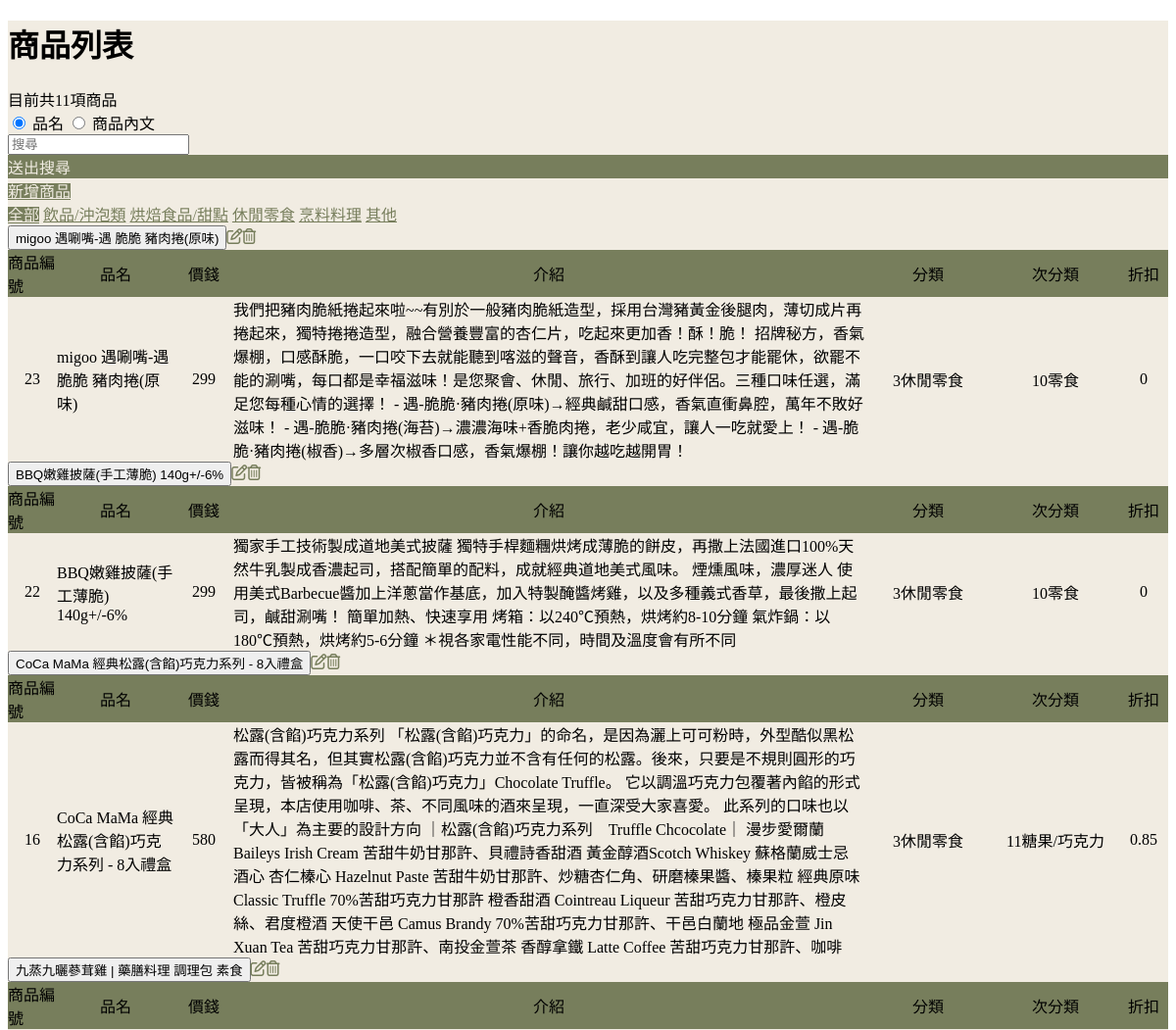
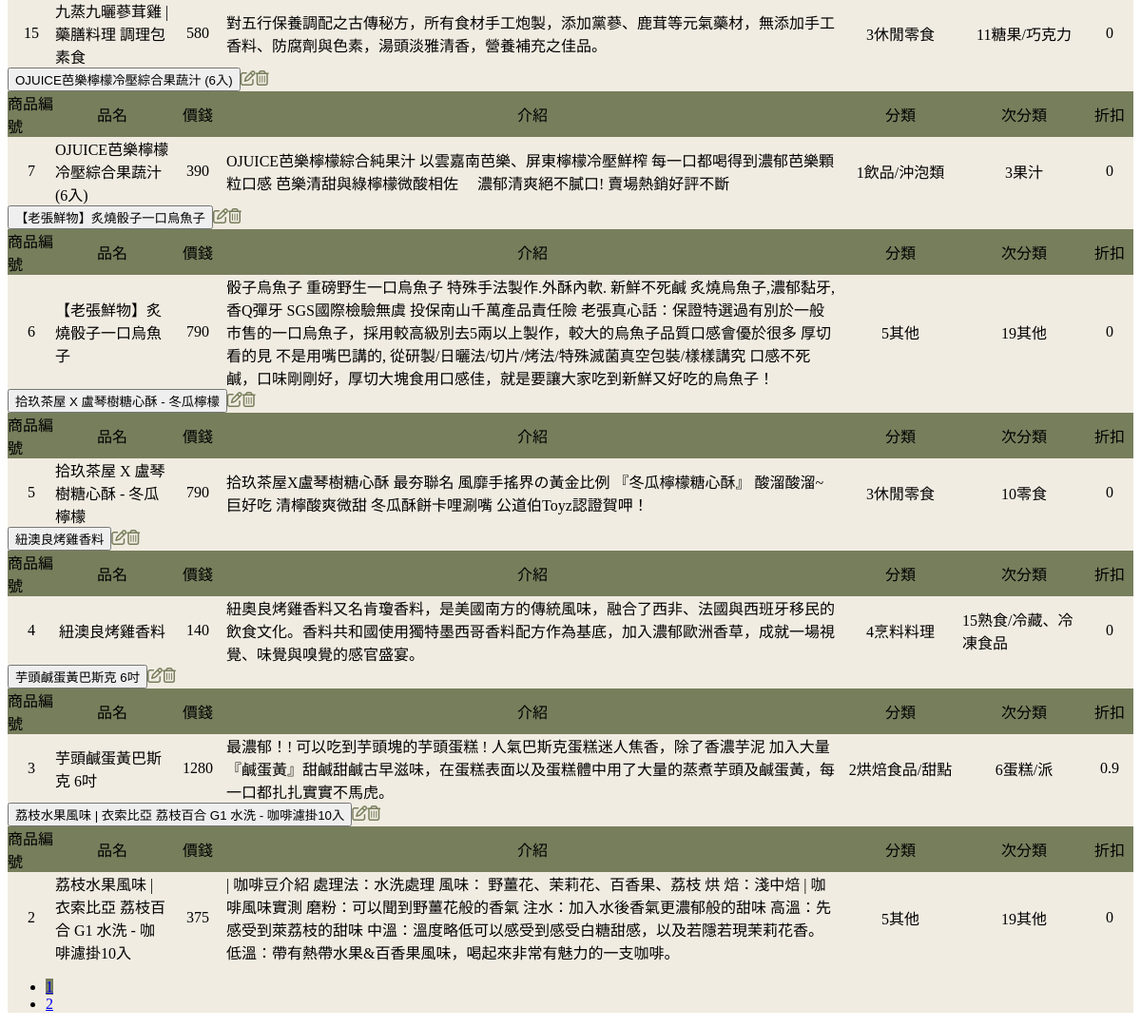
The app's page /Product/product_list.php with its own data (2 pictures, top to bottom).
### tables this page shows
CREATE TABLE `product_type` (
  `product_type_id` int(11) NOT NULL,
  `product_type_name` varchar(300) NOT NULL,
  `isValid` int(11) NOT NULL DEFAULT 1
);

CREATE TABLE `product` (
  `product_id` int(11) NOT NULL,
  `product_name` varchar(300) NOT NULL,
  `price` int(11) NOT NULL,
  `product_description` varchar(10000) NOT NULL,
  `specification` varchar(10000) NOT NULL,
  `product_type_id` int(11) NOT NULL,
  `product_type_list_id` int(11) NOT NULL,
  `discount_rate_id` int(1) DEFAULT NULL,
  `isValid` int(1) NOT NULL DEFAULT 1
);

CREATE TABLE `product_type_list` (
  `product_type_list_id` int(11) NOT NULL,
  `product_type_id` int(11) NOT NULL,
  `product_type_list_name` varchar(300) NOT NULL,
  `isValid` int(1) NOT NULL DEFAULT 1
);

CREATE TABLE `discount_rate` (
  `discount_rate_id` int(11) NOT NULL,
  `discount_rate` float NOT NULL
);

### Product/product_list.php (the view, shortened to what this page needs)
<?php
require_once("../connect.php");
$tid=(isset($_GET["tid"]))?intval($_GET["tid"]):0;
if($tid == 0){
  $typeSQL = "";
}else{
  $typeSQL = "`product`.`product_type_id` = $tid AND";
}
$search = (isset($_GET["search"]))?$_GET["search"]:"";
$searchType = (isset($_GET["qtype"]))?$_GET["qtype"]:"";
if($search == ""){
  $searchSQL = "";
}else{
  $searchSQL = "`$searchType` LIKE '%$search%' AND ";
}
if(!isset($_GET["page"])){
  $page=1;
}else{
  $page =$_GET["page"];
}
$perPage = 10;
$pageStart = ($page - 1) * $perPage;
$sql = "SELECT * FROM `product` JOIN `product_type_list` ON product.product_type_list_id = product_type_list.product_type_list_id JOIN product_type
ON product_type.product_type_id = product_type_list.product_type_id JOIN discount_rate ON discount_rate.discount_rate_id = product.discount_rate_id WHERE $typeSQL $searchSQL product.isValid = 1 ORDER BY product_id DESC LIMIT $pageStart, $perPage ; ";
$sqlAll = "SELECT * FROM `product` WHERE $typeSQL $searchSQL product.isValid = 1";
$sqlType="SELECT * FROM `product_type` WHERE isValid = 1";
try{
  $result =$conn->query($sql);
  $resultAll =$conn->query($sqlAll);
  $resultType =$conn->query($sqlType);
  $msgNum=$result ->num_rows;
  $rows=$result->fetch_all(MYSQLI_ASSOC);
  $rowsAll=$resultAll->fetch_all(MYSQLI_ASSOC);
  $totalAll = count($rowsAll);
  $totalPage = ceil($totalAll/$perPage);
  $rowsType = $resultType->fetch_all(MYSQLI_ASSOC);
}catch(mysqli_sql_exception $exc){
  $errorMsg=$exc->getmessage();
  $msgNum=-1;
}
?>
<!doctype html>
<html lang="en">
  <head>
    <link rel="stylesheet" href="https://cdnjs.cloudflare.com/ajax/libs/font-awesome/6.4.0/css/all.min.css">
  </head>
  <body>
  <div class="wt container border-0">
  <h1 class="fw-bold">商品列表</h1>
  <?php if($msgNum>0): ?>
    <div class=" d-flex">
        <div class="my-2 me-auto ">
          目前共<?=$totalAll?>項商品
        </div>
        <div class="me-1">
          <div class="input-group input-group-sm">
            <div class="input-group-text">
              <input name="searchType" id="searchType1" type="radio" class="form-check-input" value="product_name" checked>
              <label for="searchType1" class="me-2">品名</label>
              <input name="searchType" id="searchType2" type="radio" class="form-check-input" value="product_description">
              <label for="searchType2">商品內文</label>
            </div>
              <input name="search" type="text" class="form-control form-control-sm" placeholder="搜尋">
              <div class="btn gr btn-sm btn-search wtF">送出搜尋</div>
          </div>
        </div>
        <div>
          <a href="../utilities/navbar.php?webpage=product_add.php" <?= ($webpage == "product_add.php") ? "active" : "" ?> class="btn btn-sm gr wtF">新增商品</a>
        </div>
    </div>
    <div class="nav nav-tabs">
        <a class="nav-link <?=($tid==0)?"active":""?> grF" href="../utilities/navbar.php?webpage=product_list.php">全部</a>
        <?php foreach($rowsType as $row): ?>
        <a class="nav-link <?=($tid==$row["product_type_id"])?"active":""?> grF" href="../utilities/navbar.php?webpage=product_list.php&tid=<?=$row["product_type_id"]?>"><?=$row["product_type_name"]?></a>
        <?php endforeach; ?>
    </div>
  <div class="border-0 p-3">
    <?php foreach($rows as $index => $row): ?>
      <div class="df justify-content-between">
        <button class="btn wh m-2 setID But" type="button" data-bs-toggle="collapse" data-bs-target="#collapseExample<?=$row["product_id"]?>" aria-expanded="false" aria-controls="collapseExample" idn="<?=$row["product_id"]?>">
          <?=$row["product_name"]?>
        </button>
        <div class="control ps-2 ">
          <a href="../utilities/navbar.php?webpage=product_updateOO.php&id=<?=$row["product_id"]?>" <?= ($webpage == "product_updeatOO.php") ? "active" : "" ?> class="btn  btn-sm" ><i class="fa-regular fa-pen-to-square grF"></i></a>
          <span class="btn btn-sm btn-del " idn="<?=$row["product_id"]?>"><i class="fa-regular fa-trash-can grF" idn="<?=$row["product_id"]?>"></i></span>
      </div>
        </div>
        <div class="collapse" id="collapseExample<?=$row["product_id"]?>">
          <div class=" my-3 card card-body d-flex">
            <div class="df text-bg-secondary rounded">
                <div class="id px-2 gr">商品編號</div>
                <div class="name px-2 gr">品名</div>
                <div class="price px-2 gr">價錢</div>
                <div class="description px-2 gr">介紹</div>
                <div class="product_type_id px-2 gr">分類</div>
                <div class="product_type_list_id px-2 gr">次分類</div>
                <div class="discount_rate_id px-2 gr">折扣</div>
            </div>
            <div class="df">
              <div class="id px-2"><?=$row["product_id"]?></div>
              <div class="name px-2"><?=$row["product_name"]?></div>
              <div class="price px-2"><?=$row["price"]?></div>
              <div class="description px-2"><?=$row["product_description"]?></div>
              <div class="product_type_id px-2"><?=$row["product_type_id"].$row["product_type_name"]?></div>
              <div class="product_type_list_id px-2"><?=$row["product_type_list_id"].$row["product_type_list_name"]?></div>
              <div class="discount_rate_id px-2"><?=$row["discount_rate"]?></div>
            </div>
          </div>
        </div>
    <?php endforeach; ?>
    <div aria-label="Page navigation example" class=" mt-5 d-flex justify-content-center">
      <ul class="pagination">
      <?php for($i=1;$i<=$totalPage;$i++): ?>
        <li class="page-item">
          <a class="page-link <?=($page==$i)?"active":""?>"
              href="../utilities/navbar.php?webpage=product_list.php&page=<?=$i?><?=($tid>0)?"&tid=$tid":""?><?=($search=="")?"":"&search=$search&qtype=$searchType"?>"><?=$i?></a>
        </li>
      <?php endfor; ?>
      </ul>
    </div>
  </div>
    <?php elseif($msgNum==0): ?>
       目前沒有商品
    <?php else: ?>
        發生錯誤:<?=$errorMsg?>
    <?php endif; ?>
</div>
  </body>
</html>

### Product/product_list.php (style rules this page uses)
.df { display: flex; }
.id { width: 50px; }
.name { width: 120px; }
.price { width: 60px; }
.description { width: calc((100% - 40px - 120px - 40px - 100px - 100px - 40px - 100px)); }
.product_type_id { width: 130px; }
.product_type_list_id { width: 130px; }
.discount_rate_id { width: 50px; }
.control { display:flex; justify-content:center; align-items:center; }
.id,.name,.price,.description,.product_type_id,.product_type_list_id,.discount_rate_id,.control { display:flex; justify-content:center; align-items:center; }
.gr { background-color: #777e5c; }
.grF { color: #777e5c; }
.wt { background-color: #f1ece2; }
.wtF { color: #f1ece2; }
.pagination { --bs-pagination-color: #777e5c; --bs-pagination-hover-color: #777e5c; --bs-pagination-focus-color: #777e5c; }
.active>.page-link, .page-link.active { background-color: #777e5c; border-color: #777e5c; }
.form-check-input:checked { background-color: #777e5c; border-color: #777e5c; }
.But:hover,.nav-tabs .nav-link.active { background-color: #777e5c; color:#f1ece2; }
.nav-tabs { border-color: #777e5c ; }

### records on screen
product_type: product_type_name "飲品/沖泡類"
product_type: product_type_name "烘焙食品/甜點"
product_type: product_type_name "休閒零食"
product_type: product_type_name "烹料料理"
product_type: product_type_name "其他"
product: product_name "migoo 遇唰嘴-遇 脆脆 豬肉捲(原味)", product_id "23", price "299", product_description "我們把豬肉脆紙捲起來啦~~有別於一般豬肉脆紙造型，採用台灣豬黃金後腿肉，薄切成片再捲起來，獨特捲捲造型，融合營養豐富的杏仁片，吃起來更加香！酥！脆！ 招牌秘方，香氣爆棚，口感酥脆，一口咬下去就能聽到喀滋的聲音，香酥到讓人吃完整包才能罷休，欲罷不能的涮嘴，每口都是幸福滋味！是您聚會、休閒、旅行、加班的好伴侶。三種口味任選，滿足您每種心情的選擇！ - 遇-脆脆·豬肉捲(原味)→經典鹹甜口感，香氣直衝鼻腔，萬年不敗好滋味！ - 遇-脆脆·豬肉捲(海苔)→濃濃海味+香脆肉捲，老少咸宜，讓人一吃就愛上！ - 遇-脆脆·豬肉捲(椒香)→多層次椒香口感，香氣爆棚！讓你越吃越開胃！", product_type.product_type_id "3", product_type.product_type_name "休閒零食", product_type_list.product_type_list_id "10", product_type_list.product_type_list_name "零食", discount_rate.discount_rate "0"
product: product_name "BBQ嫩雞披薩(手工薄脆) 140g+/-6%", product_id "22", price "299", product_description "獨家手工技術製成道地美式披薩 獨特手桿麵糰烘烤成薄脆的餅皮，再撒上法國進口100%天然牛乳製成香濃起司，搭配簡單的配料，成就經典道地美式風味。 煙燻風味，濃厚迷人 使用美式Barbecue醬加上洋蔥當作基底，加入特製醃醬烤雞，以及多種義式香草，最後撒上起司，鹹甜涮嘴！ 簡單加熱、快速享用 烤箱：以240℃預熱，烘烤約8-10分鐘 氣炸鍋：以180℃預熱，烘烤約5-6分鐘 ＊視各家電性能不同，時間及溫度會有所不同", product_type.product_type_id "3", product_type.product_type_name "休閒零食", product_type_list.product_type_list_id "10", product_type_list.product_type_list_name "零食", discount_rate.discount_rate "0"
product: product_name "CoCa MaMa 經典松露(含餡)巧克力系列 - 8入禮盒", product_id "16", price "580", product_description "松露(含餡)巧克力系列 「松露(含餡)巧克力」的命名，是因為灑上可可粉時，外型酷似黑松露而得其名，但其實松露(含餡)巧克力並不含有任何的松露。後來，只要是不規則圓形的巧克力，皆被稱為「松露(含餡)巧克力」Chocolate Truffle。 它以調溫巧克力包覆著內餡的形式呈現，本店使用咖啡、茶、不同風味的酒來呈現，一直深受大家喜愛。 此系列的口味也以「大人」為主要的設計方向 ｜松露(含餡)巧克力系列 Truffle Chcocolate｜ 漫步愛爾蘭Baileys Irish Cream 苦甜牛奶甘那許、貝禮詩香甜酒 黃金醇酒Scotch Whiskey 蘇格蘭威士忌酒心 杏仁榛心 Hazelnut Paste 苦甜牛奶甘那許、炒糖杏仁角、研磨榛果醬、榛果粒 經典原味 Classic Truffle 70%苦甜巧克力甘那許 橙香甜酒 Cointreau Liqueur 苦甜巧克力甘那許、橙皮絲、君度橙酒 天使干邑 Camus Brandy 70%苦甜巧克力甘那許、干邑白蘭地 極品金萱 Jin Xuan Tea 苦甜巧克力甘那許、南投金萱茶 香醇拿鐵 Latte Coffee 苦甜巧克力甘那許、咖啡", product_type.product_type_id "3", product_type.product_type_name "休閒零食", product_type_list.product_type_list_id "11", product_type_list.product_type_list_name "糖果/巧克力", discount_rate.discount_rate "0.85"
product: product_name "九蒸九曬蔘茸雞 | 藥膳料理 調理包 素食", product_id "15", price "580", product_description "對五行保養調配之古傳秘方，所有食材手工炮製，添加黨蔘、鹿茸等元氣藥材，無添加手工香料、防腐劑與色素，湯頭淡雅清香，營養補充之佳品。", product_type.product_type_id "3", product_type.product_type_name "休閒零食", product_type_list.product_type_list_id "11", product_type_list.product_type_list_name "糖果/巧克力", discount_rate.discount_rate "0"
product: product_name "OJUICE芭樂檸檬冷壓綜合果蔬汁 (6入)", product_id "7", price "390", product_description "OJUICE芭樂檸檬綜合純果汁 以雲嘉南芭樂、屏東檸檬冷壓鮮榨 每一口都喝得到濃郁芭樂顆粒口感 芭樂清甜與綠檸檬微酸相佐 濃郁清爽絕不膩口! 賣場熱銷好評不斷", product_type.product_type_id "1", product_type.product_type_name "飲品/沖泡類", product_type_list.product_type_list_id "3", product_type_list.product_type_list_name "果汁", discount_rate.discount_rate "0"
product: product_name "【老張鮮物】炙燒骰子一口烏魚子", product_id "6", price "790", product_description "骰子烏魚子 重磅野生一口烏魚子 特殊手法製作.外酥內軟. 新鮮不死鹹 炙燒烏魚子,濃郁黏牙,香Q彈牙 SGS國際檢驗無虞 投保南山千萬產品責任險 老張真心話：保證特選過有別於一般市售的一口烏魚子，採用較高級別去5兩以上製作，較大的烏魚子品質口感會優於很多 厚切看的見 不是用嘴巴講的, 從研製/日曬法/切片/烤法/特殊滅菌真空包裝/樣樣講究 口感不死鹹，口味剛剛好，厚切大塊食用口感佳，就是要讓大家吃到新鮮又好吃的烏魚子！", product_type.product_type_id "5", product_type.product_type_name "其他", product_type_list.product_type_list_id "19", product_type_list.product_type_list_name "其他", discount_rate.discount_rate "0"
product: product_name "拾玖茶屋 X 盧琴樹糖心酥 - 冬瓜檸檬", product_id "5", price "790", product_description "拾玖茶屋X盧琴樹糖心酥 最夯聯名 風靡手搖界の黃金比例 『冬瓜檸檬糖心酥』 酸溜酸溜~ 巨好吃 清檸酸爽微甜 冬瓜酥餅卡哩涮嘴 公道伯Toyz認證賀呷！", product_type.product_type_id "3", product_type.product_type_name "休閒零食", product_type_list.product_type_list_id "10", product_type_list.product_type_list_name "零食", discount_rate.discount_rate "0"
product: product_name "紐澳良烤雞香料", product_id "4", price "140", product_description "紐奧良烤雞香料又名肯瓊香料，是美國南方的傳統風味，融合了西非、法國與西班牙移民的飲食文化。香料共和國使用獨特墨西哥香料配方作為基底，加入濃郁歐洲香草，成就一場視覺、味覺與嗅覺的感官盛宴。", product_type.product_type_id "4", product_type.product_type_name "烹料料理", product_type_list.product_type_list_id "15", product_type_list.product_type_list_name "熟食/冷藏、冷凍食品", discount_rate.discount_rate "0"
product: product_name "芋頭鹹蛋黃巴斯克 6吋", product_id "3", price "1280", product_description "最濃郁！! 可以吃到芋頭塊的芋頭蛋糕 ! 人氣巴斯克蛋糕迷人焦香，除了香濃芋泥 加入大量『鹹蛋黃』甜鹹甜鹹古早滋味，在蛋糕表面以及蛋糕體中用了大量的蒸煮芋頭及鹹蛋黃，每一口都扎扎實實不馬虎。", product_type.product_type_id "2", product_type.product_type_name "烘焙食品/甜點", product_type_list.product_type_list_id "6", product_type_list.product_type_list_name "蛋糕/派", discount_rate.discount_rate "0.9"
product: product_name "荔枝水果風味 | 衣索比亞 荔枝百合 G1 水洗 - 咖啡濾掛10入", product_id "2", price "375", product_description "| 咖啡豆介紹 處理法：水洗處理 風味： 野薑花、茉莉花、百香果、荔枝 烘 焙：淺中焙 | 咖啡風味實測 磨粉：可以聞到野薑花般的香氣 注水：加入水後香氣更濃郁般的甜味 高溫：先感受到萊荔枝的甜味 中溫：溫度略低可以感受到感受白糖甜感，以及若隱若現茉莉花香。 低溫：帶有熱帶水果&百香果風味，喝起來非常有魅力的一支咖啡。", product_type.product_type_id "5", product_type.product_type_name "其他", product_type_list.product_type_list_id "19", product_type_list.product_type_list_name "其他", discount_rate.discount_rate "0"

### other values on screen
$totalAll "11"
